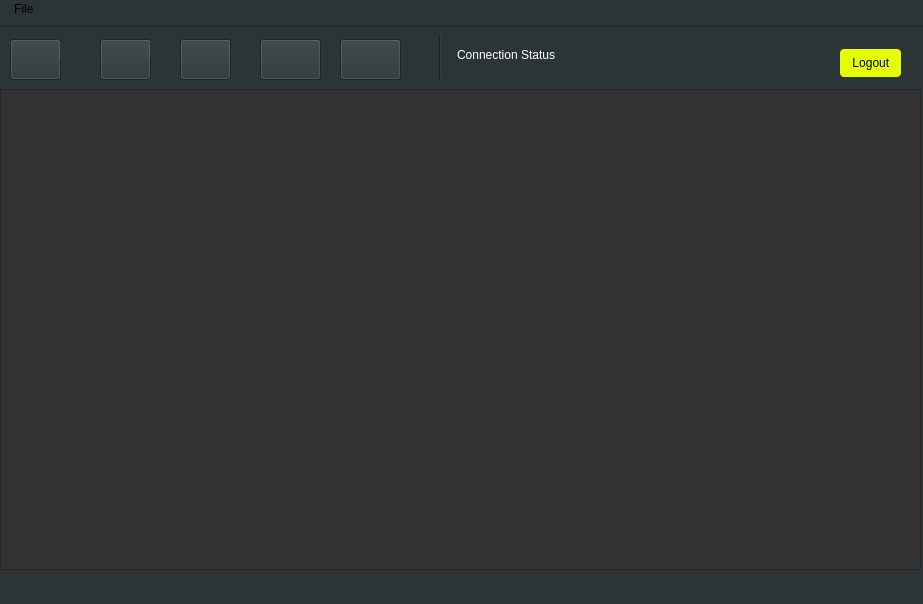
<?xml version="1.0" encoding="UTF-8"?>
<ui version="4.0">
 <class>MainWindow</class>
 <widget class="QMainWindow" name="MainWindow">
  <property name="geometry">
   <rect>
    <x>0</x>
    <y>0</y>
    <width>923</width>
    <height>604</height>
   </rect>
  </property>
  <property name="windowTitle">
   <string>MainWindow</string>
  </property>
  <property name="styleSheet">
   <string notr="true">background-color: rgb(45, 52, 54);
padding-left:4px ; </string>
  </property>
  <widget class="QWidget" name="centralWidget">
   <property name="autoFillBackground">
    <bool>false</bool>
   </property>
   <property name="styleSheet">
    <string notr="true">background-color: rgb(45, 52, 54);</string>
   </property>
   <widget class="QPushButton" name="pushButton_2">
    <property name="geometry">
     <rect>
      <x>840</x>
      <y>30</y>
      <width>61</width>
      <height>28</height>
     </rect>
    </property>
    <property name="styleSheet">
     <string notr="true">background-color:  rgb(230, 255, 0);
border-radius: 4px ; 
</string>
    </property>
    <property name="text">
     <string>Logout </string>
    </property>
   </widget>
   <widget class="Line" name="line">
    <property name="geometry">
     <rect>
      <x>430</x>
      <y>10</y>
      <width>20</width>
      <height>51</height>
     </rect>
    </property>
    <property name="orientation">
     <enum>Qt::Vertical</enum>
    </property>
   </widget>
   <widget class="Line" name="line_2">
    <property name="geometry">
     <rect>
      <x>0</x>
      <y>0</y>
      <width>971</width>
      <height>16</height>
     </rect>
    </property>
    <property name="orientation">
     <enum>Qt::Horizontal</enum>
    </property>
   </widget>
   <widget class="QLabel" name="label_6">
    <property name="geometry">
     <rect>
      <x>450</x>
      <y>20</y>
      <width>161</width>
      <height>31</height>
     </rect>
    </property>
    <property name="styleSheet">
     <string notr="true">font: 63 12pt &quot;Segoe UI&quot;;
color: rgb(255, 255, 255);</string>
    </property>
    <property name="text">
     <string>Connection Status</string>
    </property>
   </widget>
   <widget class="QLabel" name="status_label">
    <property name="geometry">
     <rect>
      <x>630</x>
      <y>30</y>
      <width>41</width>
      <height>21</height>
     </rect>
    </property>
    <property name="styleSheet">
     <string notr="true">border-radius: 20px; </string>
    </property>
    <property name="text">
     <string/>
    </property>
   </widget>
   <widget class="QTableWidget" name="table">
    <property name="geometry">
     <rect>
      <x>0</x>
      <y>70</y>
      <width>921</width>
      <height>481</height>
     </rect>
    </property>
    <property name="styleSheet">
     <string notr="true">QWidget {
    background-color: #333333;
    color: #fffff8;
}

QHeaderView::section {
    background-color:   rgb(230, 255, 0);
    padding: 1px;
    border: 1px solid black;
    font-size: 9pt;
	color:rgb(42, 42, 42);
}

QTableWidget {
    gridline-color:black;
    font-size: 12pt;
}
verticalScrollBar{
	background-color: #EAF5FF;
    alternate-background-color: #D5EAFF;
}


QTableWidget QTableCornerButton::section {
    background-color:  #333333;
    border: 1px solid black;
}</string>
    </property>
   </widget>
   <widget class="QPushButton" name="pushButton_3">
    <property name="geometry">
     <rect>
      <x>100</x>
      <y>20</y>
      <width>51</width>
      <height>41</height>
     </rect>
    </property>
    <property name="styleSheet">
     <string notr="true">image: url(:/img/images/refresh.svg);</string>
    </property>
    <property name="text">
     <string/>
    </property>
   </widget>
   <widget class="QPushButton" name="save_btn">
    <property name="geometry">
     <rect>
      <x>10</x>
      <y>20</y>
      <width>51</width>
      <height>41</height>
     </rect>
    </property>
    <property name="styleSheet">
     <string notr="true">image: url(:/img/images/sace_sym.png);</string>
    </property>
    <property name="text">
     <string/>
    </property>
   </widget>
   <widget class="QLabel" name="back_info">
    <property name="geometry">
     <rect>
      <x>150</x>
      <y>20</y>
      <width>20</width>
      <height>20</height>
     </rect>
    </property>
    <property name="text">
     <string/>
    </property>
   </widget>
   <widget class="QPushButton" name="rand_gen">
    <property name="geometry">
     <rect>
      <x>180</x>
      <y>20</y>
      <width>51</width>
      <height>41</height>
     </rect>
    </property>
    <property name="styleSheet">
     <string notr="true">image: url(:/img/images/rand.png);</string>
    </property>
    <property name="text">
     <string/>
    </property>
   </widget>
   <widget class="QPushButton" name="add_btn">
    <property name="geometry">
     <rect>
      <x>260</x>
      <y>20</y>
      <width>61</width>
      <height>41</height>
     </rect>
    </property>
    <property name="styleSheet">
     <string notr="true">image: url(:/img/images/save.png);</string>
    </property>
    <property name="text">
     <string/>
    </property>
   </widget>
   <widget class="QLabel" name="save_info">
    <property name="geometry">
     <rect>
      <x>60</x>
      <y>20</y>
      <width>20</width>
      <height>20</height>
     </rect>
    </property>
    <property name="text">
     <string/>
    </property>
   </widget>
   <widget class="QPushButton" name="remove_btn">
    <property name="geometry">
     <rect>
      <x>340</x>
      <y>20</y>
      <width>61</width>
      <height>41</height>
     </rect>
    </property>
    <property name="styleSheet">
     <string notr="true">image: url(:/img/images/remove.png);</string>
    </property>
    <property name="text">
     <string/>
    </property>
   </widget>
  </widget>
  <widget class="QMenuBar" name="menuBar">
   <property name="geometry">
    <rect>
     <x>0</x>
     <y>0</y>
     <width>923</width>
     <height>26</height>
    </rect>
   </property>
   <widget class="QMenu" name="menuFile">
    <property name="styleSheet">
     <string notr="true">color: rgb(255, 255, 255);</string>
    </property>
    <property name="title">
     <string>File </string>
    </property>
    <addaction name="actionNew"/>
   </widget>
   <addaction name="menuFile"/>
  </widget>
  <widget class="QStatusBar" name="statusBar"/>
  <action name="actionNew">
   <property name="text">
    <string>New Database</string>
   </property>
  </action>
 </widget>
 <layoutdefault spacing="6" margin="11"/>
 <resources/>
 <connections/>
</ui>
